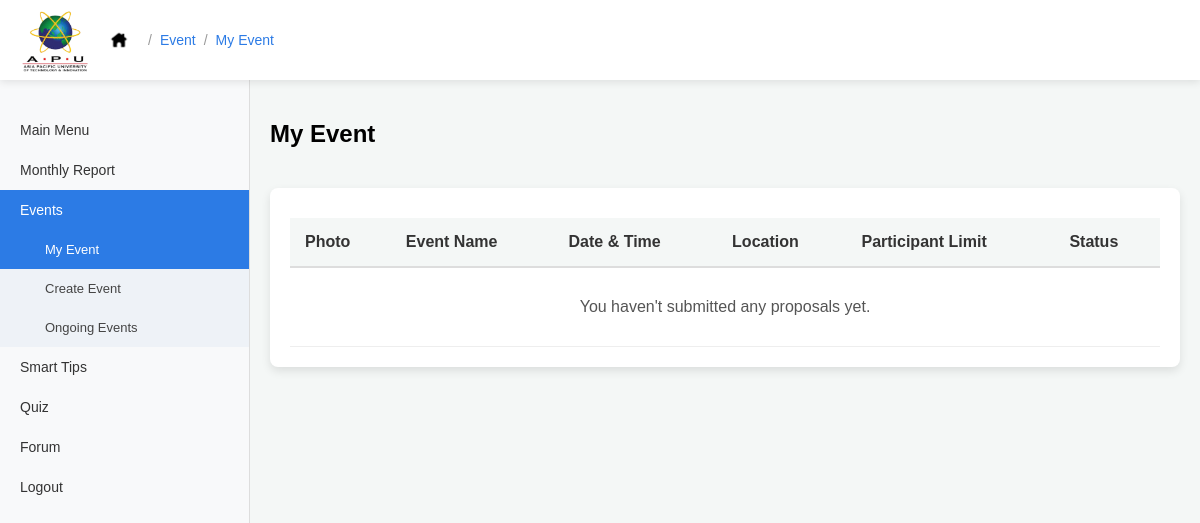
The page /pages/officer/officer_event.php (signed in) on the database as committed earlier.
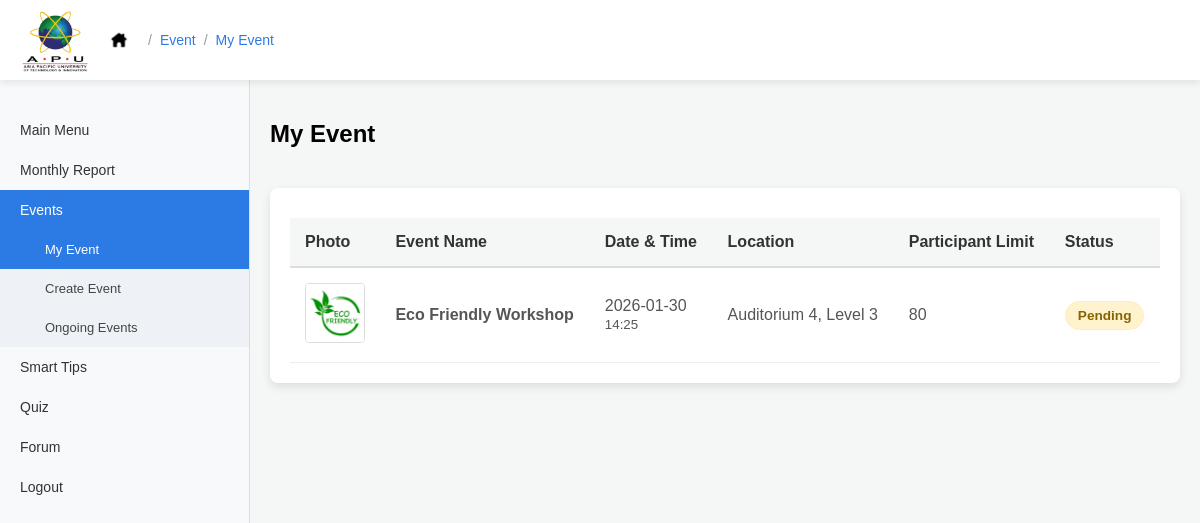
The same page on the database as committed later.
### tables this page shows
CREATE TABLE IF NOT EXISTS `proposal` (
  `proposal_id` int NOT NULL AUTO_INCREMENT,
  `event_name` varchar(50) NOT NULL,
  `event_description` varchar(500) NOT NULL,
  `date` date NOT NULL,
  `time` varchar(50) NOT NULL,
  `location` varchar(50) NOT NULL,
  `officer_id` int NOT NULL,
  `participant_limit` int DEFAULT NULL,
  `picture` varchar(250) NOT NULL,
  `status` varchar(20) NOT NULL DEFAULT 'pending',
  PRIMARY KEY (`proposal_id`),
  KEY `proposal_ibfk_1` (`officer_id`)
);

### pages/officer/officer_event.php (the view, shortened to what this page needs)
<?php
require '../../config/db.php';
$officer_id = $_SESSION['user_id'];
$query = "SELECT * FROM proposal WHERE officer_id = '$officer_id' ORDER BY proposal_id DESC";
$result = mysqli_query($conn, $query);
?>
<!DOCTYPE html>
<html lang="en">
<head>
    <link rel = "stylesheet" href = "../../assets/css/style.css">
    <link rel = "stylesheet" href = "../../assets/css/officer/officer_main.css">
    <link rel="stylesheet" href="../../assets/css/officer/officer_event.css">
    <link rel = "stylesheet" href = "../../assets/css/officer/officer_profile.css">
</head>
<body>
<div class = "topbar">
    <div class = "topbar-left">
        <img src = "../../assets/images/apu-logo.png" class = "top-logo">
        <a href = "officer_main.php" class = "home-btn">
            <img src = "../../assets/images/home-icon.png" class = "home-icon">
        </a>
        <span class = "breadcrumb">
            <span class = "breadcrumb-separator">/</span>
            <a href = "officer_event.php" class = "breadcrumb-link">Event</a>
            <span class = "breadcrumb-separator">/</span>
            <a href = "officer_event.php" class = "breadcrumb-link">My Event</a>
        </span>
    </div>
</div>
<div class="dashboard">
    <div class = "sidebar">
        <a href = "officer_main.php">Main Menu</a>
        <a href = "officer_monthly_report.php">Monthly Report</a>
            <div class = "sidebar-group">
                <a href = "officer_event.php" class = "active">Events</a>
                <a href = "officer_event.php" class = "sub-link active">My Event</a>
                <a href="officer_create_event.php" class = "sub-link">Create Event</a>
                <a href="officer_ongoing_event.php"class = "sub-link">Ongoing Events</a>
            </div>
        <a href = "../../pages/student/browse_tips.php">Smart Tips</a>
        <a href = "officer_quiz.php">Quiz</a>
        <a href = "officer_forum.php">Forum</a>
        <a href = "../auth/logout.php">Logout</a>
    </div>
    <div class="content event-page">
        <div class="Event-header">
            <h2>My Event</h2>
        </div>
        <div class="status-table-container">
            <table class="status-table">
                <thead>
                    <tr>
                        <th>Photo</th> <th>Event Name</th>
                        <th>Date & Time</th>
                        <th>Location</th>
                        <th>Participant Limit</th>
                        <th>Status</th>
                    </tr>
                </thead>
                <tbody>
                    <?php if (mysqli_num_rows($result) > 0): ?>
                        <?php while ($row = mysqli_fetch_assoc($result)): ?>
                            <tr>
                                <td>
                                    <?php if (!empty($row['picture'])): ?>
                                        <img src="../../assets/images/proposals/<?php echo $row['picture']; ?>" class="table-img">
                                    <?php else: ?>
                                        <div class="no-img-placeholder">No Image</div>
                                    <?php endif; ?>
                                </td>
                                <td><strong><?php echo htmlspecialchars($row['event_name']); ?></strong></td>
                                <td><?php echo $row['date']; ?><br><small><?php echo $row['time']; ?></small></td>
                                <td><?php echo htmlspecialchars($row['location']); ?></td>
                                <td><?php echo $row['participant_limit']; ?></td>
                                <td>
                                    <?php
                                        $status = strtolower($row['status']);
                                        $badge_class = "badge-" . $status;
                                    ?>
                                    <span class="status-badge <?php echo $badge_class; ?>">
                                        <?php echo ucfirst($row['status']); ?>
                                    </span>
                                </td>
                            </tr>
                        <?php endwhile; ?>
                    <?php else: ?>
                        <tr>
                            <td colspan="6" class="no-data">You haven't submitted any proposals yet.</td>
                        </tr>
                    <?php endif; ?>
                </tbody>
            </table>
        </div>
    </div>
</div>
</body>
</html>

Rows that differ between the two databases and show on the page:
added proposal: picture (picture), event_name "Eco Friendly Workshop", date "2026-01-30", time "14:25", location "Auditorium 4, Level 3", participant_limit "80", status "Pending"
Other text that changed with them:
text no longer shown: "You haven't submitted any proposals yet."
